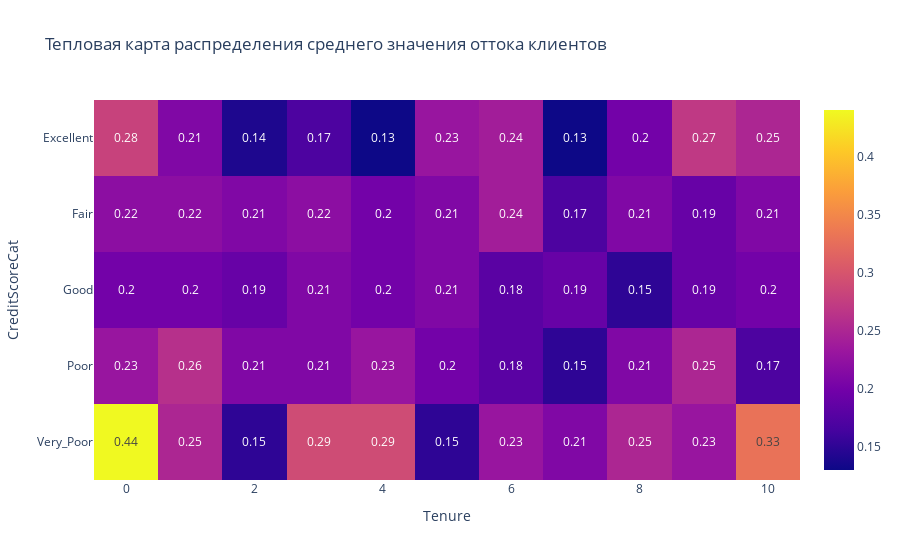

The notebook cell saved with this chart:
### Markdown cell above
Из тепловой картограммы видно, что доля ушедших клиентов более велика в трех развитых странах Европы: Испании, Франции и особенно Германии. Возможно, банк перестал соответствовать обновленным финансовым законам Евросоюза, или же он попал под санкции в этих странах.

### Code cell
# Задание 9.10
"""Постройте сводную таблицу, строками которой являются категории кредитного рейтинга (CreditScoreCat), 
а столбцами — количество лет, в течение которых клиент пользуется услугами банка (Tenure). В ячейках 
сводной таблицы должно находиться среднее по признаку оттока (Exited) — доля ушедших пользователей.

На основе полученной сводной таблицы постройте тепловую карту с аннотацией. Найдите на тепловой карте 
категории клиентов, которые уходят чаще всего."""

def get_credit_score_cat(credit_score):
    if credit_score >= 300 and credit_score < 500:
        return "Very_Poor"
    elif credit_score >= 500 and credit_score < 601:
        return "Poor"
    elif credit_score >= 601 and credit_score < 661:
        return "Fair"
    elif credit_score >= 661 and credit_score < 781:
        return "Good"
    elif credit_score >= 781 and credit_score < 851:
        return "Excellent"
    elif credit_score >= 851:
        return "Top"
    elif credit_score < 300:
        return "Deep"
    
    
churn_data['CreditScoreCat']=churn_data['CreditScore'].apply(get_credit_score_cat)

score_pivot = round(pd.pivot_table(
    churn_data,
    index = 'CreditScoreCat',
    columns = 'Tenure',
    values = 'Exited',
    aggfunc = 'mean' 
), 2);
fig = px.imshow(score_pivot, text_auto = True, title = 'Тепловая карта распределения среднего значения оттока клиентов')
fig.show()

### Figure 1 — Plotly figure (JSON) as saved in the notebook; plotly's stock layout.template omitted (floating-point values rounded to 4 significant figures)
{"data": [{"coloraxis": "coloraxis", "hovertemplate": "Tenure: %{x}<br>CreditScoreCat: %{y}<br>color: %{z}<extra></extra>", "name": "0", "texttemplate": "%{z}", "type": "heatmap", "x": [0, 1, 2, 3, 4, 5, 6, 7, 8, 9, 10], "xaxis": "x", "y": ["Excellent", "Fair", "Good", "Poor", "Very_Poor"], "yaxis": "y", "z": [[0.28, 0.21, 0.14, 0.17, 0.13, 0.23, 0.24, 0.13, 0.2, 0.27, 0.25], [0.22, 0.22, 0.21, 0.22, 0.2, 0.21, 0.24, 0.17, 0.21, 0.19, 0.21], [0.2, 0.2, 0.19, 0.21, 0.2, 0.21, 0.18, 0.19, 0.15, 0.19, 0.2], [0.23, 0.26, 0.21, 0.21, 0.23, 0.2, 0.18, 0.15, 0.21, 0.25, 0.17], [0.44, 0.25, 0.15, 0.29, 0.29, 0.15, 0.23, 0.21, 0.25, 0.23, 0.33]]}], "layout": {"coloraxis": {"colorscale": [[0, "#0d0887"], [0.1111, "#46039f"], [0.2222, "#7201a8"], [0.3333, "#9c179e"], [0.4444, "#bd3786"], [0.5556, "#d8576b"], [0.6667, "#ed7953"], [0.7778, "#fb9f3a"], [0.8889, "#fdca26"], [1, "#f0f921"]]}, "title": {"text": "Тепловая карта распределения среднего значения оттока клиентов"}, "xaxis": {"anchor": "y", "constrain": "domain", "domain": [0, 1], "scaleanchor": "y", "title": {"text": "Tenure"}}, "yaxis": {"anchor": "x", "autorange": "reversed", "constrain": "domain", "domain": [0, 1], "title": {"text": "CreditScoreCat"}}}}
